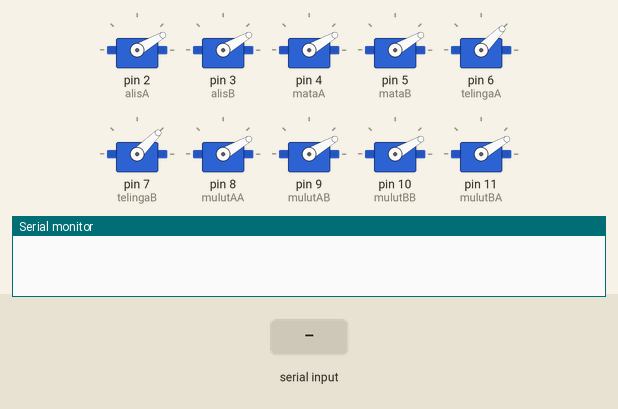
Bench run of a sketch on a simulated Arduino Uno, built with avr-gcc and run on an emulated ATmega328P. Shown: 10 × servo, the last lines printed to the serial monitor. The test bench sets the inputs (shaded band).

Above: at 1.2 s.
1.3 s: "f" received over Serial
At 1.9 s:
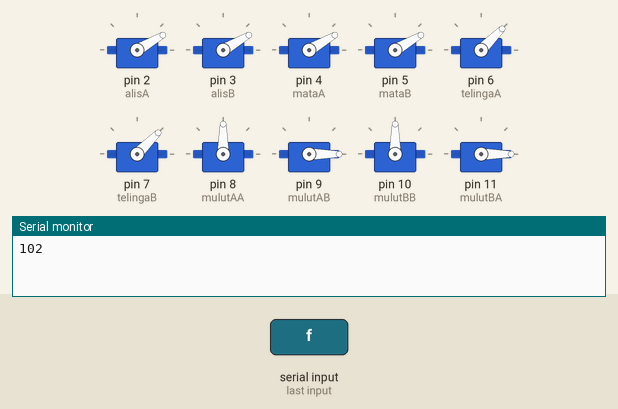
2.8 s: "b" received over Serial
At 3.1 s:
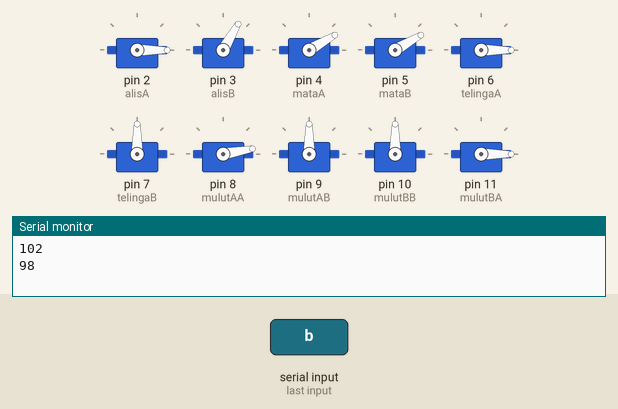
4.3 s: "r" received over Serial
At 5.4 s:
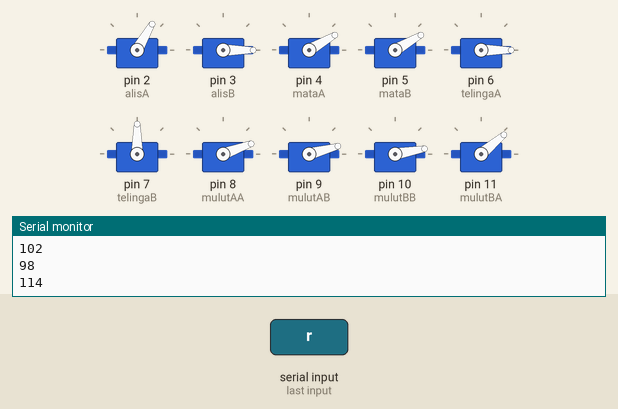
5.8 s: "l" received over Serial
At 6.6 s:
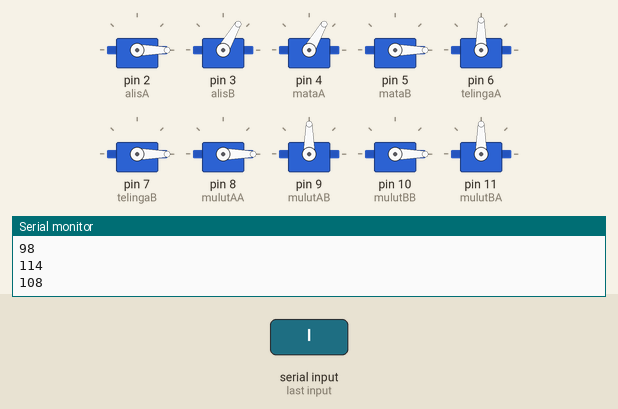
7.3 s: "b" received over Serial
At 7.7 s:
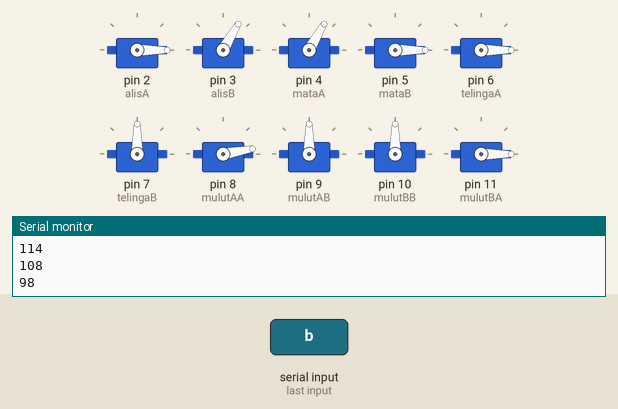
Timing chart, 0 to 9.8 s (numbered marks = the images above; inputs shaded):
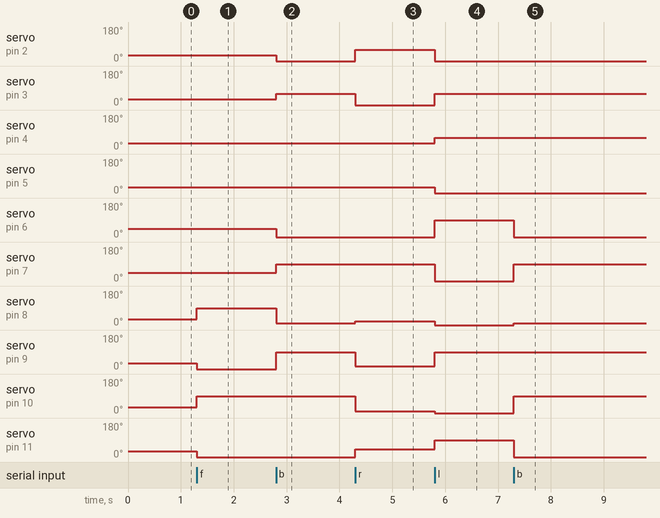

The sketch:

Head_Robot.ino
```cpp
#include <SoftwareSerial.h>
#include <Servo.h>
Servo alisA;//alis untuk kiri
Servo alisB;//alis untuk kanan
Servo mataA;//mata kanan kiri
Servo mataB;//mata bawah atas
Servo telingaA;//telinga kiri
Servo telingaB;//telinga kanan
Servo mulutAA;//mulut atas kiri
Servo mulutAB;//mulut atas kanan
Servo mulutBB;//mulut bawah kanan
Servo mulutBA;//mulut bawah kiri
Servo leherputar;
Servo leher;
String voice;


void setup()
{
  Serial.begin(9600);
// penggunaan pin
  alisA.attach(2);
  alisB.attach(3);
  mataA.attach(4);
  mataB.attach(5);
  telingaA.attach(6);
  telingaB.attach(7);
  mulutAA.attach(8);
  mulutAB.attach(9);
  mulutBB.attach(10);
  mulutBA.attach(11);

  //kondisi awal
  mataB.write(30);// Range (0-80)
  mataA.write(30);// Range (0-60)
  alisA.write(30);// Range (0-60)
  alisB.write(30);// Range (0-60)
  telingaB.write(45);// Range (0-90)
  telingaA.write(45);// Range (0-90)
  mulutAB.write(30);// Range (90-0)
  mulutAA.write(30);// Range (0-90)
  mulutBB.write(30);// Range (0-90)
  mulutBA.write(30);// Range (90-0)
  leher.write(90);// Range (0-135)
  leherputar.write(0);// Range (0-180)f

}

void loop()
{
  if(Serial.available()>0){
  byte voice=Serial.read();
   // agar stabil
//    char c = Serial.read(); //membaca serial
//
//  if(c== '#') {break;} // keluar dari looping saat # kata terdeteksi
//  voice += c;
//  }
//  if (voice.length() > 0){
    Serial.println(voice);
    if(voice == 'f') //kondisi senyum
 {mulutAB.write(0);
 mulutAA.write(90);
 mulutBB.write(90);
 mulutBA.write(0);
  telingaB.write(45);// Range (0-90)
  telingaA.write(45);
  mataB.write(30);// Range (0-80)
  mataA.write(30);
  alisA.write(30);// Range (0-60)
  alisB.write(30);

}
 else if (voice == 'b')//kondisi kaget b
{
  alisA.write(0);
  alisB.write(60);
 mulutAB.write(90);
 mulutAA.write(10);
 mulutBB.write(90);
 mulutBA.write(0);
 telingaA.write(0);
 telingaB.write(90);
}
else if (voice == 'r')//kondisi marah
{
  alisA.write(60);
  alisB.write(0);
  telingaB.write(90);
  telingaA.write(0);
   mulutAB.write(15);// Range (90-0)
  mulutAA.write(20);// Range (0-90)
  mulutBB.write(10);// Range (0-90)
  mulutBA.write(40);
  mataB.write(30);// Range (0-80)
  mataA.write(30);

}
else if (voice == 'l')//kondisi sedih
{
  alisA.write(0);
  alisB.write(60);
  telingaB.write(0);
  telingaA.write(90);
  mulutAB.write(90);
 mulutAA.write(0);
 mulutBB.write(0);
 mulutBA.write(90);
 mataB.write(0);// Range (0-80)
  mataA.write(60);
}
}}
```

Measured:
- after the input at 1.3 s, servo on pin 8 (mulutAA), servo on pin 10 (mulutBB): 30° → 90° at once; servo on pin 9 (mulutAB), servo on pin 11 (mulutBA): 30° → 0° at once
- after the input at 2.8 s, servo on pin 2 (alisA): 30° → 0° at once; servo on pin 3 (alisB): 30° → 60° at once; servo on pin 6 (telingaA): 45° → 0° at once; servo on pin 7 (telingaB): 45° → 90° at once; servo on pin 8 (mulutAA): 90° → 10° at once
- after the input at 4.3 s, servo on pin 2 (alisA): 0° → 60° at once; servo on pin 3 (alisB): 60° → 0° at once; servo on pin 8 (mulutAA): 10° → 20° at once; servo on pin 9 (mulutAB): 90° → 15° at once; servo on pin 10 (mulutBB): 90° → 10° at once
- after the input at 5.8 s, servo on pin 2 (alisA): 60° → 0° at once; servo on pin 3 (alisB): 0° → 60° at once; servo on pin 4 (mataA): 30° → 60° at once; servo on pin 5 (mataB): 30° → 0° at once; servo on pin 6 (telingaA): 0° → 90° at once
- after the input at 7.3 s, servo on pin 6 (telingaA), servo on pin 11 (mulutBA): 90° → 0° at once; servo on pin 7 (telingaB), servo on pin 10 (mulutBB): 0° → 90° at once; servo on pin 8 (mulutAA): 0° → 10° at once
